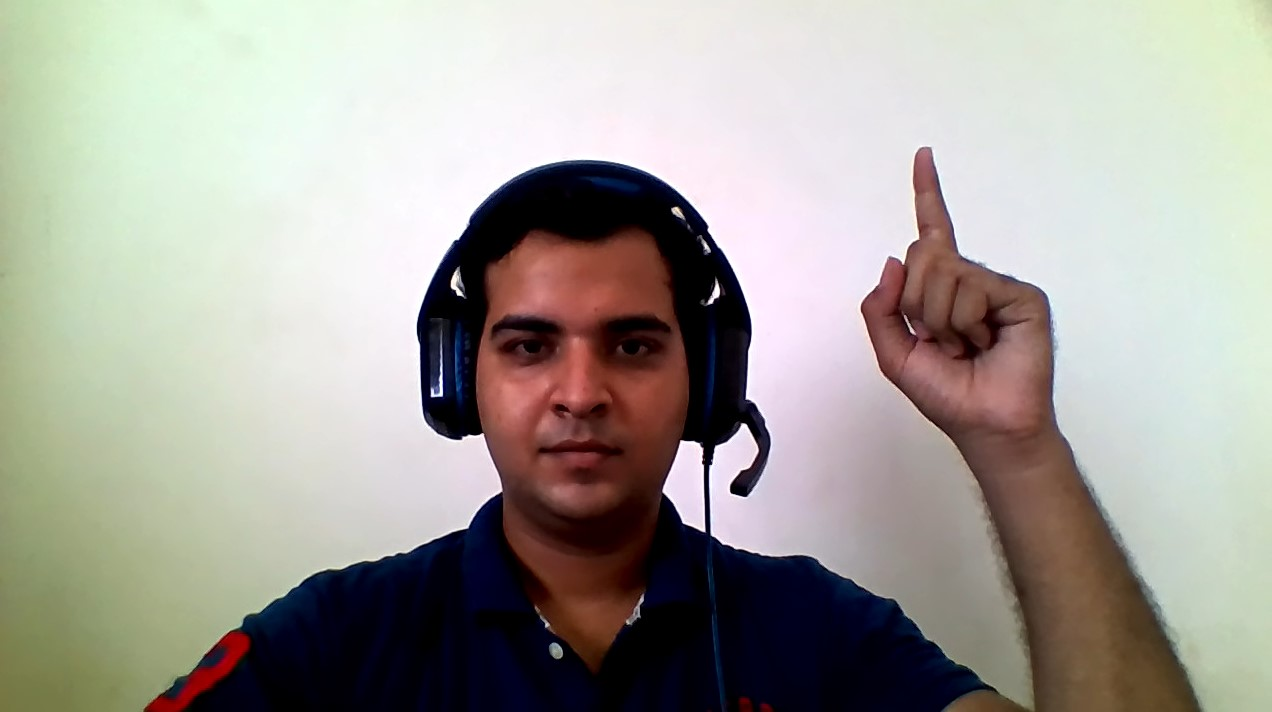
#> input picture happy.jpg, 1272 x 712 px
$ python main.py
#> lines starting #> are read from the running program, lines starting #| are printed output that depends on the picture; after the words box and inside, x2 and y2 are one past the last pixel; in counts of white or black regions, pixels touching at a corner belong together
import cv2
image = cv2.imread("happy.jpg")
#> image is the input picture: shape (712, 1272, 3); mean B, G, R 154.9, 161.9, 165.3
smile = cv2.CascadeClassifier('haarcascade_smile.xml')
smiles = smile.detectMultiScale(image, scaleFactor=1.8, minNeighbors=20)
#> smiles = [[523, 428, 117, 58]]

for (sx, sy, sw, sh) in smiles:
    cv2.rectangle(image, (sx, sy), ((sx+sw), (sy+sh)), (0, 255, 0), 5)
#> this loop made 1 pass
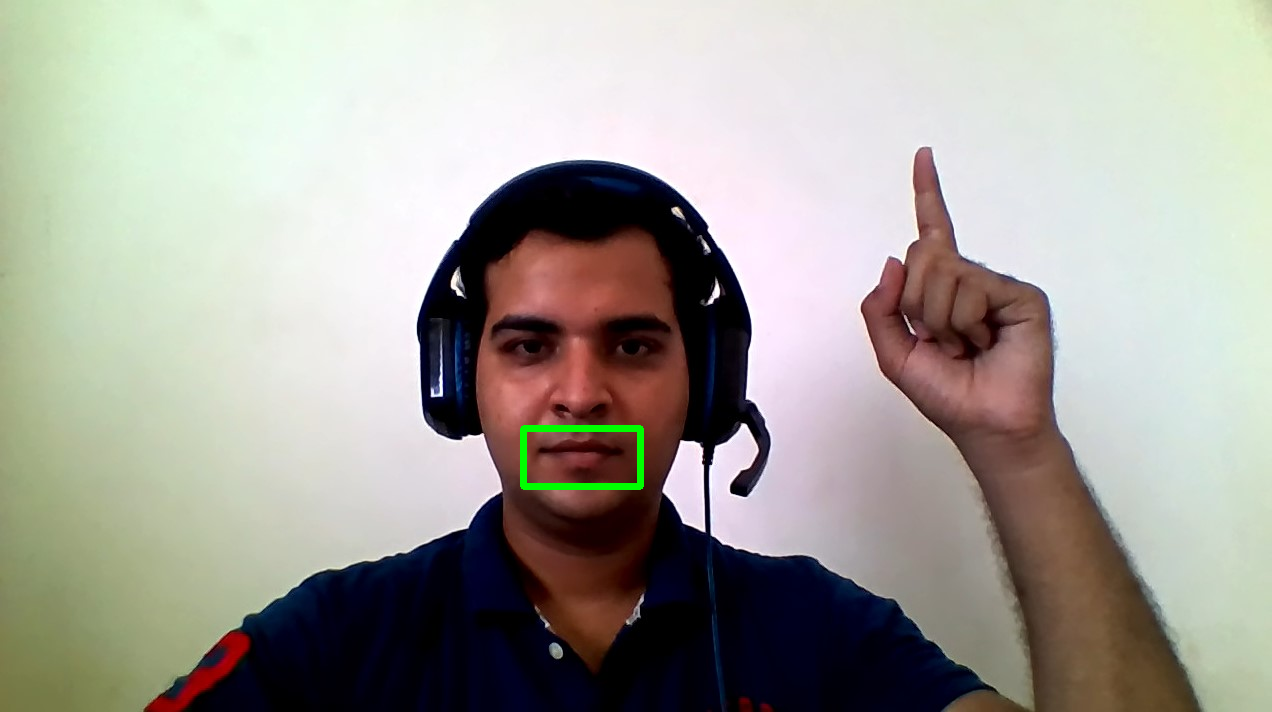
#> image: shape (712, 1272, 3); 0.27% of pixels changed, all inside (x1, y1, x2, y2) = (520, 425, 644, 490)


cv2.imshow("Smile Detacted", image)

cv2.waitKey(0)
cv2.destroyAllWindows()
